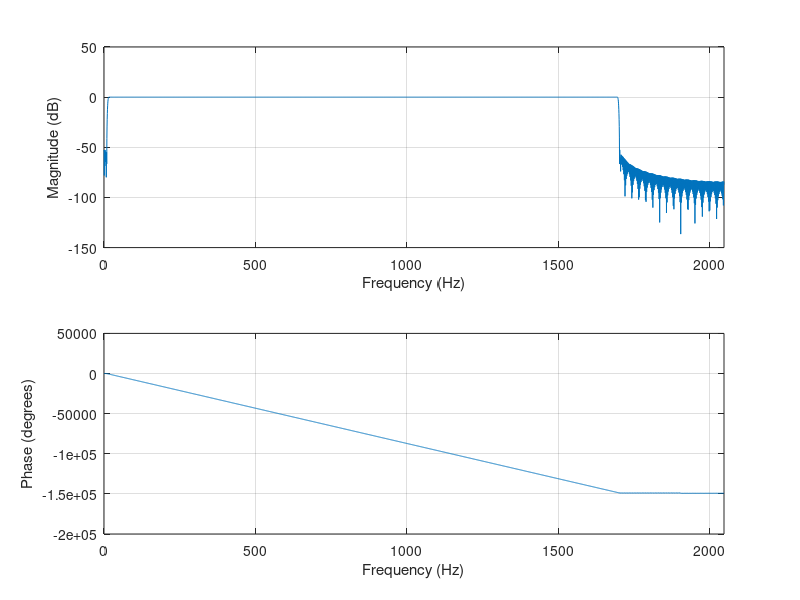

This chart was generated by the following MATLAB code:
% Generate coefficients for a brick wall band-pass filter for use by the 
% CMSIS DSP arm_fir_init_*() functions. A plot of the filter is opened in 
% a new window and the coefficients printed to standard out as single precision
% 32-bit floats.
% TODO see src where arm_fir_init_*() is called after it's written
pkg load signal

oversampling_rate = 4096;
% So it begins to slope at ~16 Hz, just a bit below the lowest note C0.
highpass_cutoff_freq = 13;
% So it begins to slope just above the highest supported note, G#6.
lowpass_cutoff_freq = 1700;
% The higher the order the steeper the cutoff slope (and the closer it is
% to a brick wall filter), but also the more coefficients and memory required 
% to store them and time spent to process them. 
order = 1999;

coeffs = fir1(order, [highpass_cutoff_freq/(oversampling_rate/2), 
                      lowpass_cutoff_freq/(oversampling_rate/2)], "bandpass");
% Convert to 32-bit float.
coeffs = single(coeffs);
% Plot filter.
freqz(coeffs, 1, 512, oversampling_rate)
drawnow()
% Reverse coefficients because arm_fir_init_*() requires them in time reversed order. 
coeffs = fliplr(coeffs);
% Print coefficients. 
% The 9 is FLT_DECIMAL_DIG from float.h. See its documentation for more info.
printf("%.9g, %.9g, %.9g, %.9g, %.9g,\n", coeffs)
% Wait for plot to be closed before exiting.
uiwait()

% TODO
% - when/if variables like oversampling_rate, etc., get redefined elsewhere 
%	(.C files), try to put them all in one place?
% -- same goes for repeated documentation?
% - explain somewhere the lowpass_cutoff_freq is also Nyquist frequency, aliasing, original
%	sampling rate is 2 times it, and oversampling rate is even a bit more for 
%	FFT frequency resolution reasons and to reduce quantization noise.
% - move this file elsewhere later on?
% - ref somewhere else for note limits?
% - print coefficients in the format for the data type used with the arm_fir_* functions: f32 / q notation?
